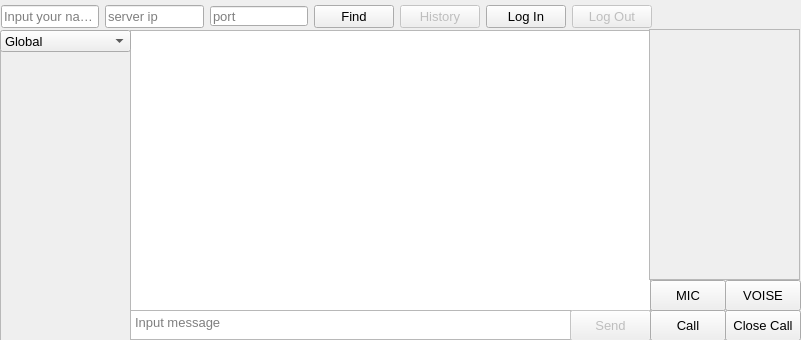
<?xml version="1.0" encoding="UTF-8"?>
<ui version="4.0">
 <class>MainWindow</class>
 <widget class="QMainWindow" name="MainWindow">
  <property name="geometry">
   <rect>
    <x>0</x>
    <y>0</y>
    <width>801</width>
    <height>340</height>
   </rect>
  </property>
  <property name="minimumSize">
   <size>
    <width>800</width>
    <height>340</height>
   </size>
  </property>
  <property name="maximumSize">
   <size>
    <width>1000</width>
    <height>340</height>
   </size>
  </property>
  <property name="font">
   <font>
    <pointsize>10</pointsize>
   </font>
  </property>
  <property name="windowTitle">
   <string>MainWindow</string>
  </property>
  <widget class="QWidget" name="centralwidget">
   <widget class="QTextEdit" name="TEdit_Chat_Text">
    <property name="enabled">
     <bool>true</bool>
    </property>
    <property name="geometry">
     <rect>
      <x>130</x>
      <y>30</y>
      <width>521</width>
      <height>281</height>
     </rect>
    </property>
    <property name="readOnly">
     <bool>true</bool>
    </property>
   </widget>
   <widget class="QTextEdit" name="TEdit_Input_Message">
    <property name="geometry">
     <rect>
      <x>130</x>
      <y>310</y>
      <width>441</width>
      <height>30</height>
     </rect>
    </property>
    <property name="maximumSize">
     <size>
      <width>661</width>
      <height>16777215</height>
     </size>
    </property>
    <property name="placeholderText">
     <string>Input message</string>
    </property>
   </widget>
   <widget class="QPushButton" name="Btn_Send_Message">
    <property name="enabled">
     <bool>false</bool>
    </property>
    <property name="geometry">
     <rect>
      <x>570</x>
      <y>310</y>
      <width>81</width>
      <height>31</height>
     </rect>
    </property>
    <property name="text">
     <string>Send</string>
    </property>
   </widget>
   <widget class="QScrollArea" name="scrollArea">
    <property name="geometry">
     <rect>
      <x>0</x>
      <y>50</y>
      <width>131</width>
      <height>291</height>
     </rect>
    </property>
    <property name="widgetResizable">
     <bool>true</bool>
    </property>
    <widget class="QWidget" name="scrollAreaWidgetContents">
     <property name="geometry">
      <rect>
       <x>0</x>
       <y>0</y>
       <width>129</width>
       <height>289</height>
      </rect>
     </property>
     <widget class="QWidget" name="verticalLayoutWidget">
      <property name="geometry">
       <rect>
        <x>0</x>
        <y>0</y>
        <width>131</width>
        <height>311</height>
       </rect>
      </property>
      <layout class="QVBoxLayout" name="verticalLayout"/>
     </widget>
    </widget>
   </widget>
   <widget class="QComboBox" name="ComboBox_Of_Clients">
    <property name="geometry">
     <rect>
      <x>0</x>
      <y>30</y>
      <width>131</width>
      <height>22</height>
     </rect>
    </property>
    <item>
     <property name="text">
      <string>Global</string>
     </property>
    </item>
   </widget>
   <widget class="QWidget" name="layoutWidget">
    <property name="geometry">
     <rect>
      <x>1</x>
      <y>1</y>
      <width>651</width>
      <height>31</height>
     </rect>
    </property>
    <layout class="QHBoxLayout" name="horizontalLayout_2">
     <item>
      <widget class="QLineEdit" name="Edit_Name">
       <property name="placeholderText">
        <string>Input your name</string>
       </property>
      </widget>
     </item>
     <item>
      <widget class="QLineEdit" name="Edit_IP">
       <property name="whatsThis">
        <string/>
       </property>
       <property name="inputMask">
        <string/>
       </property>
       <property name="text">
        <string/>
       </property>
       <property name="echoMode">
        <enum>QLineEdit::Normal</enum>
       </property>
       <property name="placeholderText">
        <string>server ip</string>
       </property>
      </widget>
     </item>
     <item>
      <widget class="QLineEdit" name="Edit_Port">
       <property name="minimumSize">
        <size>
         <width>0</width>
         <height>20</height>
        </size>
       </property>
       <property name="maximumSize">
        <size>
         <width>16777215</width>
         <height>20</height>
        </size>
       </property>
       <property name="focusPolicy">
        <enum>Qt::ClickFocus</enum>
       </property>
       <property name="echoMode">
        <enum>QLineEdit::Normal</enum>
       </property>
       <property name="placeholderText">
        <string notr="true">port</string>
       </property>
      </widget>
     </item>
     <item>
      <widget class="QPushButton" name="Btn_Find_Server">
       <property name="text">
        <string>Find</string>
       </property>
      </widget>
     </item>
     <item>
      <widget class="QPushButton" name="Btn_History_Request">
       <property name="enabled">
        <bool>false</bool>
       </property>
       <property name="text">
        <string>History</string>
       </property>
      </widget>
     </item>
     <item>
      <widget class="QPushButton" name="Btn_Log_In">
       <property name="text">
        <string>Log In</string>
       </property>
      </widget>
     </item>
     <item>
      <widget class="QPushButton" name="Btn_Log_Out">
       <property name="enabled">
        <bool>false</bool>
       </property>
       <property name="text">
        <string>Log Out</string>
       </property>
      </widget>
     </item>
    </layout>
   </widget>
   <widget class="QPushButton" name="Btn_Call">
    <property name="geometry">
     <rect>
      <x>650</x>
      <y>310</y>
      <width>76</width>
      <height>31</height>
     </rect>
    </property>
    <property name="text">
     <string>Call</string>
    </property>
   </widget>
   <widget class="QScrollArea" name="scrollArea_3">
    <property name="geometry">
     <rect>
      <x>649</x>
      <y>29</y>
      <width>151</width>
      <height>251</height>
     </rect>
    </property>
    <property name="widgetResizable">
     <bool>true</bool>
    </property>
    <widget class="QWidget" name="scrollAreaWidgetContents_3">
     <property name="geometry">
      <rect>
       <x>0</x>
       <y>0</y>
       <width>149</width>
       <height>249</height>
      </rect>
     </property>
     <widget class="QWidget" name="verticalLayoutWidget_2">
      <property name="geometry">
       <rect>
        <x>0</x>
        <y>0</y>
        <width>151</width>
        <height>251</height>
       </rect>
      </property>
      <layout class="QVBoxLayout" name="verticalLayout_2"/>
     </widget>
    </widget>
   </widget>
   <widget class="QPushButton" name="Btn_Mute_Mic">
    <property name="geometry">
     <rect>
      <x>650</x>
      <y>280</y>
      <width>76</width>
      <height>31</height>
     </rect>
    </property>
    <property name="text">
     <string>MIC</string>
    </property>
   </widget>
   <widget class="QPushButton" name="Btn_Mute_Voise">
    <property name="geometry">
     <rect>
      <x>725</x>
      <y>280</y>
      <width>76</width>
      <height>31</height>
     </rect>
    </property>
    <property name="text">
     <string>VOISE</string>
    </property>
   </widget>
   <widget class="QPushButton" name="Btn_Close_Call">
    <property name="geometry">
     <rect>
      <x>725</x>
      <y>310</y>
      <width>76</width>
      <height>31</height>
     </rect>
    </property>
    <property name="text">
     <string>Close Call</string>
    </property>
   </widget>
  </widget>
 </widget>
 <resources/>
 <connections/>
</ui>
